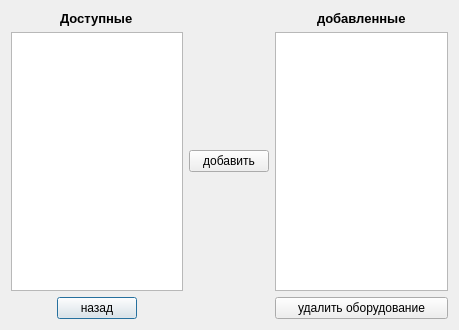
<?xml version="1.0" encoding="UTF-8"?>
<ui version="4.0">
 <class>AddEquipment</class>
 <widget class="QDialog" name="AddEquipment">
  <property name="geometry">
   <rect>
    <x>0</x>
    <y>0</y>
    <width>459</width>
    <height>330</height>
   </rect>
  </property>
  <property name="windowTitle">
   <string>Dialog</string>
  </property>
  <layout class="QGridLayout" name="gridLayout">
   <item row="0" column="3" alignment="Qt::AlignHCenter">
    <widget class="QLabel" name="label">
     <property name="text">
      <string>&lt;html&gt;&lt;head/&gt;&lt;body&gt;&lt;p&gt;&lt;span style=&quot; font-size:10pt; font-weight:600;&quot;&gt;добавленные&lt;/span&gt;&lt;/p&gt;&lt;/body&gt;&lt;/html&gt;</string>
     </property>
    </widget>
   </item>
   <item row="2" column="0" alignment="Qt::AlignHCenter">
    <widget class="QPushButton" name="pushExit">
     <property name="text">
      <string>назад</string>
     </property>
    </widget>
   </item>
   <item row="0" column="0" alignment="Qt::AlignHCenter">
    <widget class="QLabel" name="label_3">
     <property name="text">
      <string>&lt;html&gt;&lt;head/&gt;&lt;body&gt;&lt;p&gt;&lt;span style=&quot; font-size:10pt; font-weight:600;&quot;&gt;Доступные&lt;/span&gt;&lt;/p&gt;&lt;/body&gt;&lt;/html&gt;</string>
     </property>
    </widget>
   </item>
   <item row="1" column="0">
    <widget class="QListWidget" name="ListWidgetsAvailable"/>
   </item>
   <item row="1" column="3">
    <widget class="QListWidget" name="ListWidgetsAdded"/>
   </item>
   <item row="2" column="3">
    <widget class="QPushButton" name="pushDelete">
     <property name="text">
      <string>удалить оборудование</string>
     </property>
    </widget>
   </item>
   <item row="1" column="2">
    <widget class="QPushButton" name="pushAdd">
     <property name="text">
      <string>добавить</string>
     </property>
    </widget>
   </item>
  </layout>
 </widget>
 <resources/>
 <connections/>
</ui>
